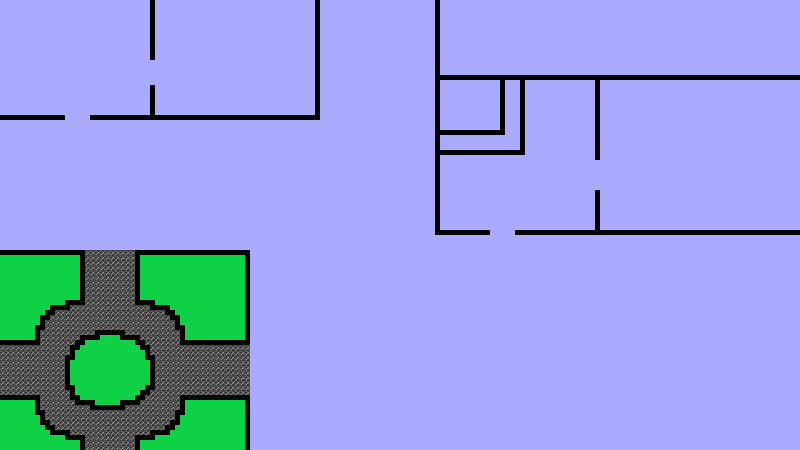

A 2D game scene composited from a Tiled map and its tileset images. What follows is a short description and the map's XML, with each tile layer's data collapsed to a summary:
An orthogonal 160x90 tile map with 5x5 px tiles, 1 tile layer (Tile Layer 1).

<map version="1.2" tiledversion="1.2.4" orientation="orthogonal" renderorder="right-down" width="160" height="90" tilewidth="5" tileheight="5" infinite="0" nextlayerid="2" nextobjectid="1">
 <tileset firstgid="1" source="NewTiles/newLamyTileSet.tsx" />
 <layer id="1" name="Tile Layer 1" width="160" height="90">
  <data>[14400 cells, 14400 non-empty, 4 distinct tile ids]</data>
 </layer>
</map>